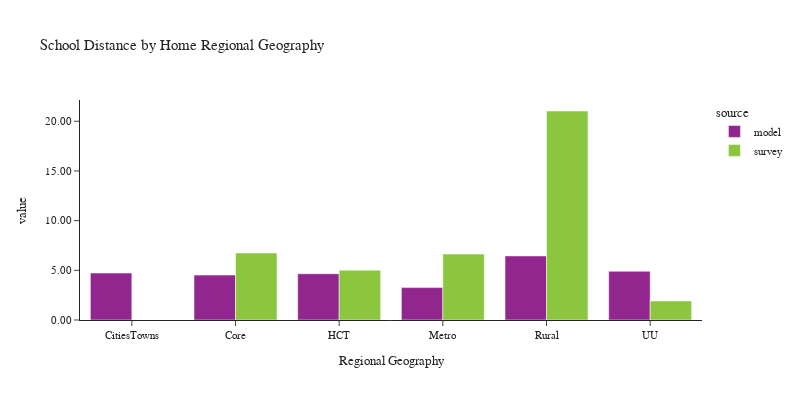

Source (notebook cell):
### Code cell
plot_school_location(df_students, 'rg_proposed_home', 'Home Regional Geography', 'Regional Geography')

### Figure 1 — Plotly figure (JSON) as saved in the notebook; plotly's stock layout.template omitted (floating-point values rounded to 4 significant figures)
{"data": [{"alignmentgroup": "True", "customdata": [[1], [1], [1], [1], [1], [1]], "hovertemplate": "source=model<br>rg_proposed_home=%{x}<br>value=%{y}<br>sample count=%{customdata[0]}<extra></extra>", "legendgroup": "model", "marker": {"color": "#91268F", "pattern": {"shape": ""}}, "name": "model", "offsetgroup": "model", "orientation": "v", "showlegend": true, "textposition": "auto", "type": "bar", "x": ["CitiesTowns", "Core", "HCT", "Metro", "Rural", "UU"], "xaxis": "x", "y": [4.723, 4.516, 4.655, 3.258, 6.446, 4.905], "yaxis": "y"}, {"alignmentgroup": "True", "customdata": [[1], [1], [1], [1], [1]], "hovertemplate": "source=survey<br>rg_proposed_home=%{x}<br>value=%{y}<br>sample count=%{customdata[0]}<extra></extra>", "legendgroup": "survey", "marker": {"color": "#8CC63E", "pattern": {"shape": ""}}, "name": "survey", "offsetgroup": "survey", "orientation": "v", "showlegend": true, "textposition": "auto", "type": "bar", "x": ["Core", "HCT", "Metro", "Rural", "UU"], "xaxis": "x", "y": [6.736, 5.016, 6.636, 21.03, 1.917], "yaxis": "y"}], "layout": {"barmode": "group", "font": {"size": 11}, "height": 400, "legend": {"title": {"text": "source"}, "tracegroupgap": 0}, "title": {"text": "School Distance by Home Regional Geography"}, "width": 800, "xaxis": {"anchor": "y", "domain": [0.0, 1.0], "title": {"text": "Regional Geography"}}, "yaxis": {"anchor": "x", "domain": [0.0, 1.0], "tickformat": ".2f", "title": {"text": "value"}}}}
